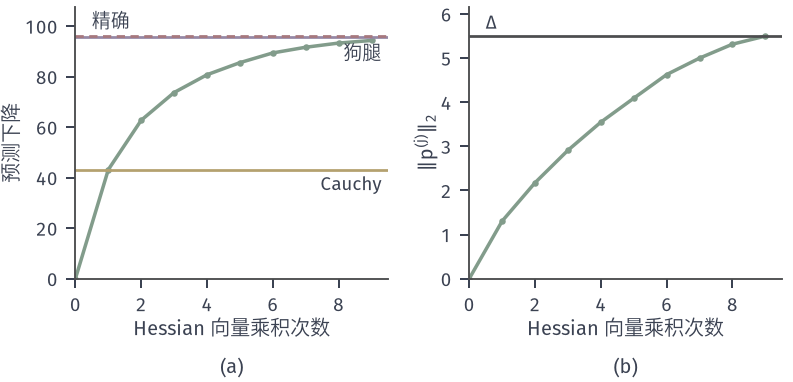

The script that drew this image:
from pathlib import Path
import sys
sys.path.insert(0, str(Path(__file__).resolve().parents[1]/"tr-common"))
from tr_core import *
HERE = Path(__file__).resolve().parent
# n=200 的随机正定模型：截断共轭梯度随 Hessian 向量乘积次数的模型下降，与 Cauchy、狗腿和精确解对照。
rng = np.random.default_rng(9); n = 200
Q, _ = np.linalg.qr(rng.normal(size=(n, n))); w = np.logspace(0, 2, n)
B = (Q*w) @ Q.T; g = Q @ (rng.normal(size=n)*np.sqrt(w)); D = 5.5
pn = -np.linalg.solve(B, g); pe = exact(g, B, D)[0]; pc = cauchy(g, B, D); k = g @ B @ g
pu = -(g @ g)/k*g
pdog = pn if np.linalg.norm(pn) <= D else (pc if np.linalg.norm(pu) >= D else pu + boundary(pu, pn - pu, D)*(pn - pu))
print(np.linalg.norm(pu), np.linalg.norm(pn))
# 不截断时记录 tCG 的路径
p = 0*g; r = g.copy(); d = -r; pr = [0.]; N = [0.]; hit = None
for j in range(1, 61):
    Bd = B @ d; a = r @ r/(d @ Bd); q = p + a*d
    if np.linalg.norm(q) >= D and hit is None: hit = j; p = p + boundary(p, d, D)*d; pr.append(-mdec(p, g, B)); N.append(D); break
    p = q; pr.append(-mdec(p, g, B)); N.append(np.linalg.norm(p)); rn = r + a*Bd; d = -rn + (rn @ rn)/(r @ r)*d; r = rn
fig, axs = figure(width_mm=112, height_mm=54, ncols=2)
ax = axs[0]; ax.plot(range(len(pr)), pr, color=GREEN, lw=1.4, marker='o', ms=2.6, mew=0)
J = len(pr) - 1
for v, c, s, ls in ((-mdec(pc, g, B), YELLOW, 'Cauchy', '-'), (-mdec(pdog, g, B), PURPLE, '狗腿', '-'), (-mdec(pe, g, B), RED, '精确', (0, (3, 2)))):
    ax.axhline(v, color=c, lw=1.1, ls=ls); print(s, v)
ax.set_xlim(0, J + .5); ax.set_ylim(0, -mdec(pe, g, B)*1.12); ax.set_xlabel('Hessian 向量乘积次数', labelpad=1); ax.set_ylabel('预测下降', labelpad=1)
ax.text(J+.3, -mdec(pc, g, B)*.95, 'Cauchy', ha='right', va='top', fontsize=7.5)
ax.text(J+.3, -mdec(pdog, g, B)*.975, '狗腿', ha='right', va='top', fontsize=7.5)
ax.text(.5, -mdec(pe, g, B)*1.02, '精确', ha='left', va='bottom', fontsize=7.5)
ax = axs[1]; ax.plot(range(len(N)), N, color=GREEN, lw=1.4, marker='o', ms=2.6, mew=0); ax.axhline(D, color=EDGE, lw=1.1)
ax.set_xlim(0, J + .5); ax.set_ylim(0, D*1.12); ax.set_xlabel('Hessian 向量乘积次数', labelpad=1); ax.set_ylabel(r'$\Vert p^{(j)}\Vert_2$', labelpad=1)
ax.text(.5, D*1.015, '$\\Delta$', va='bottom', fontsize=7.5)
print(J, pr)
panels(fig, .095, .985, .98, .27, .26); tags(fig, axs)
save(fig, HERE, 'figure', {'n': n, 'seed': 9, 'eigs': 'logspace(0,2)', 'radius': D, 'steps': J})
